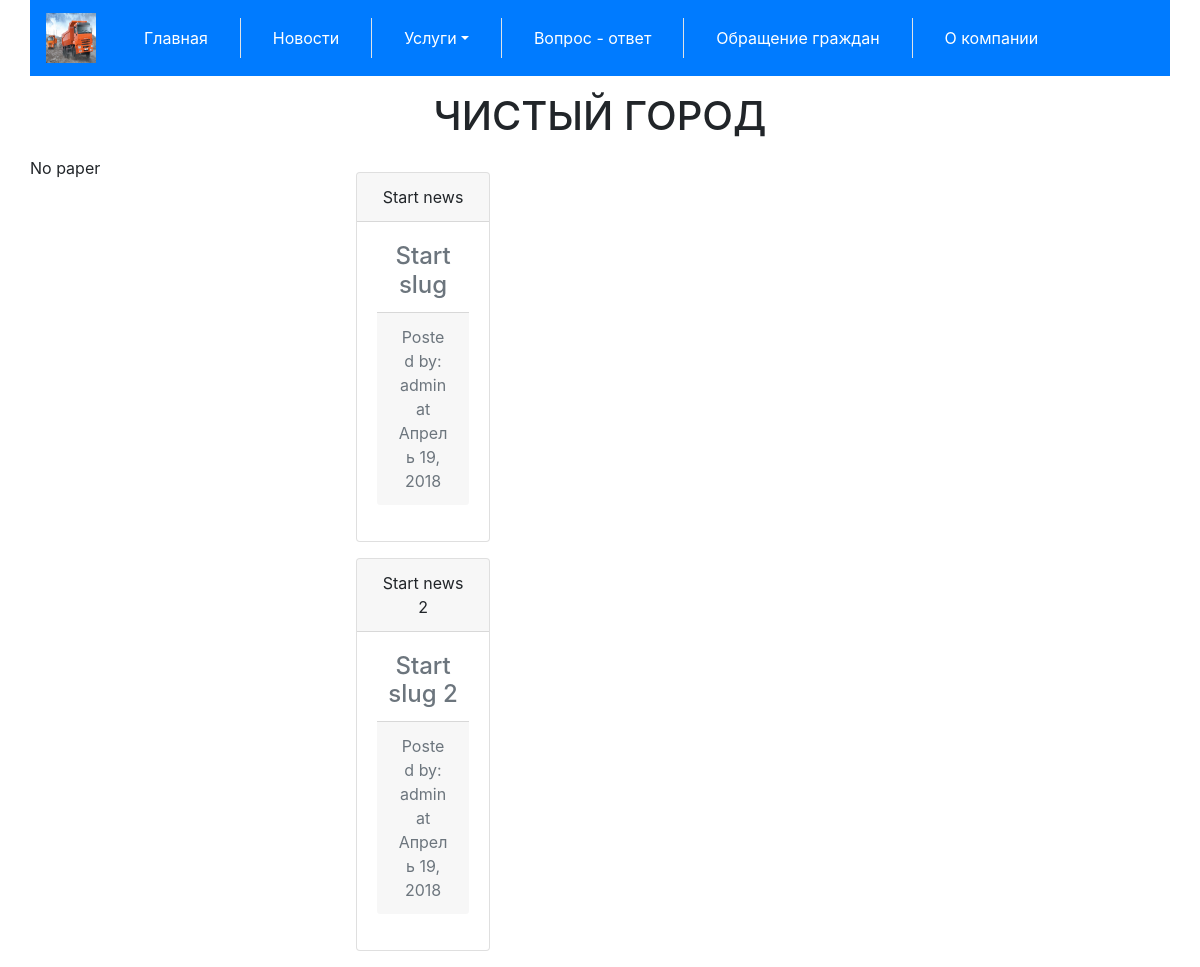
The app's page /, older data.
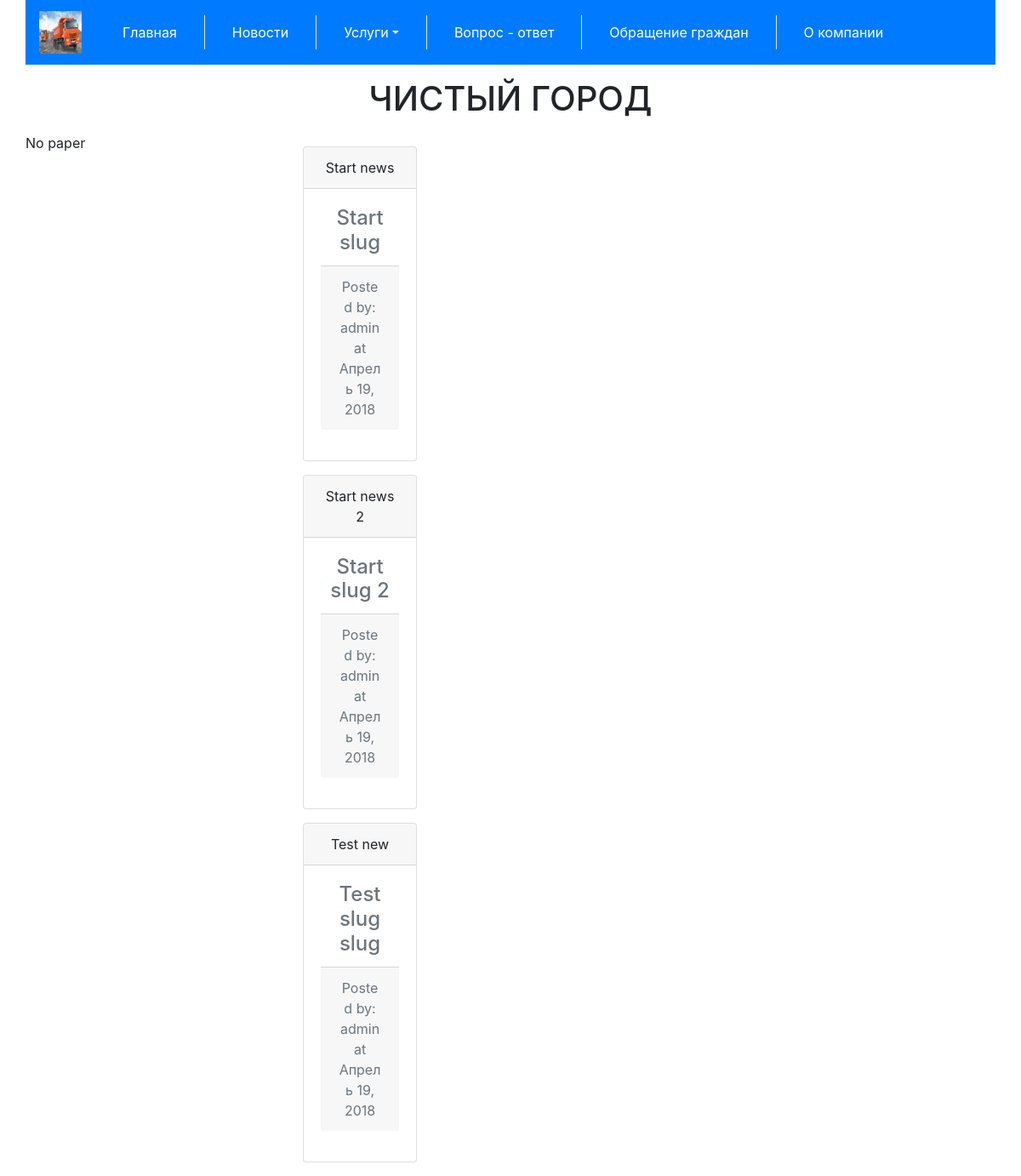
The same page, newer data.
### server/models.py (models this page shows, shortened)
class News(models.Model):
    objects = models.Manager()
    class Meta:
        ordering = ['posted', ]
    title = models.TextField(
        default="New",
        verbose_name="News title"
    )
    slug = models.SlugField(
        max_length=100,
        unique=True
    )
    author = models.TextField(
        default="Author",
        verbose_name="Newws Author"
    )
    body = models.TextField(
        default='Body',
        verbose_name="News body"
    )
    posted = models.DateField(
        db_index=True,
        auto_now_add=True
    )

### server/views.py (the view)
# urls.py: url(r'^$', server_views.index, name='index'),
def index(request):
    return render(
        request=request,
        template_name='index.html',
        context={
            "news": News.objects.all()[:5],
            "papers": Papers.objects.all()[:5]
        }
    )

### templates/index.html (shortened to what this page needs)
{% extends "base.html" %}
{% block content %}
    <div class="col-xl-12">
        <h1 class="text-center text-uppercase my-3">Чистый город</h1>
    </div>
    <div class="row">
        <article class="col-xl-8 col-lg-8">
            {% if papers %}
                {% for n in papers %}
                    <div class="row card rounded-top my-3">
                        <h3 class="card-header text-center" >{{ n.title }}</h3>
                        <div class="row">
                            <div class="col-lg-3 col-md-4 card-body">
                                <img  class="img-fluid rounded " src="static/img/musuruvoz.jpg" alt="{{ n.foto_title }}">
                            </div>
                            <div class="col-lg-9 col-md-8 card-body">
                                {{ n.body }}
                                <p class="posted-by">Posted by: {{ n.author }} at {{ n.posted }}</p>
                            </div>
                        </div>
                    </div>
                {% endfor %}
            {% else %}
                <p>No paper</p>
            {% endif %}
        </article>
        <aside class="col-xl-4 col-lg-4">
            {% if news %}
                {% for n in news %}
                    <div class="card my-3 text-center">
                        <div class="card-header">{{ n.title }}</div>
                        <div class="card-body text-secondary">
                            <h4 class="card-title">{{ n.slug }}</h4>
                            <p class="card-footer">Posted by: {{ n.author }} at {{ n.posted }}</p>
                        </div>
                    </div>
                {% endfor %}
            {% else %}
                <p>No News</p>
            {% endif %}
        </aside>
    </div>
{% endblock %}

Row changes from the older to the newer data that the page shows:
added News: title "Test new", slug "Test slug slug", author "admin", posted "Апрель 19, 2018"
